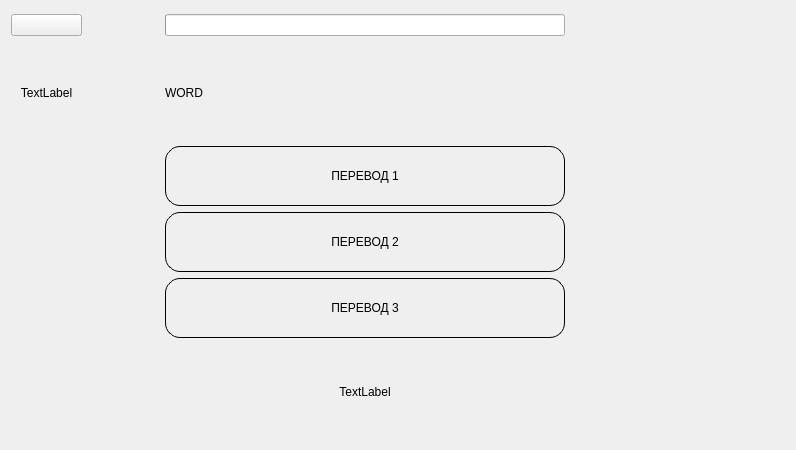
<?xml version="1.0" encoding="UTF-8"?>
<ui version="4.0">
 <class>QuizWidget</class>
 <widget class="QWidget" name="QuizWidget">
  <property name="geometry">
   <rect>
    <x>0</x>
    <y>0</y>
    <width>796</width>
    <height>450</height>
   </rect>
  </property>
  <property name="windowTitle">
   <string>Form</string>
  </property>
  <layout class="QGridLayout" name="gridLayout">
   <item row="0" column="0">
    <widget class="QPushButton" name="backButton">
     <property name="styleSheet">
      <string notr="true"/>
     </property>
     <property name="text">
      <string/>
     </property>
    </widget>
   </item>
   <item row="0" column="1">
    <widget class="QLabel" name="cntCorrectLabel">
     <property name="styleSheet">
      <string notr="true">font: 24pt &quot;Academy Engraved LET&quot;;</string>
     </property>
     <property name="text">
      <string>&lt;html&gt;&lt;head/&gt;&lt;body&gt;&lt;p align=&quot;center&quot;&gt;&lt;br/&gt;&lt;/p&gt;&lt;/body&gt;&lt;/html&gt;</string>
     </property>
    </widget>
   </item>
   <item row="0" column="2">
    <widget class="QProgressBar" name="progressBar">
     <property name="maximum">
      <number>10</number>
     </property>
     <property name="value">
      <number>0</number>
     </property>
     <property name="format">
      <string/>
     </property>
    </widget>
   </item>
   <item row="0" column="4">
    <widget class="QLabel" name="cntAllLabel">
     <property name="styleSheet">
      <string notr="true">font: 24pt &quot;Academy Engraved LET&quot;;</string>
     </property>
     <property name="text">
      <string/>
     </property>
    </widget>
   </item>
   <item row="1" column="0">
    <widget class="QLabel" name="timeLabel">
     <property name="styleSheet">
      <string notr="true">font: 18pt &quot;PT Mono&quot;;</string>
     </property>
     <property name="text">
      <string>TextLabel</string>
     </property>
     <property name="alignment">
      <set>Qt::AlignCenter</set>
     </property>
    </widget>
   </item>
   <item row="1" column="2">
    <widget class="QLabel" name="curWordLabel">
     <property name="toolTip">
      <string>&lt;html&gt;&lt;head/&gt;&lt;body&gt;&lt;p align=&quot;center&quot;&gt;&lt;br/&gt;&lt;/p&gt;&lt;/body&gt;&lt;/html&gt;</string>
     </property>
     <property name="whatsThis">
      <string>&lt;html&gt;&lt;head/&gt;&lt;body&gt;&lt;p align=&quot;center&quot;&gt;&lt;br/&gt;&lt;/p&gt;&lt;/body&gt;&lt;/html&gt;</string>
     </property>
     <property name="styleSheet">
      <string notr="true">font: 40pt &quot;PT Mono&quot;;</string>
     </property>
     <property name="text">
      <string>WORD</string>
     </property>
    </widget>
   </item>
   <item row="2" column="0" colspan="2">
    <spacer name="horizontalSpacer">
     <property name="orientation">
      <enum>Qt::Horizontal</enum>
     </property>
     <property name="sizeHint" stdset="0">
      <size>
       <width>148</width>
       <height>20</height>
      </size>
     </property>
    </spacer>
   </item>
   <item row="2" column="2">
    <widget class="QPushButton" name="translationButton1">
     <property name="minimumSize">
      <size>
       <width>400</width>
       <height>60</height>
      </size>
     </property>
     <property name="styleSheet">
      <string notr="true">font: 24pt &quot;YuGothic&quot;;
border-radius: 15;
border: 1px solid black;
</string>
     </property>
     <property name="text">
      <string>ПЕРЕВОД 1</string>
     </property>
    </widget>
   </item>
   <item row="2" column="3">
    <spacer name="horizontalSpacer_4">
     <property name="orientation">
      <enum>Qt::Horizontal</enum>
     </property>
     <property name="sizeHint" stdset="0">
      <size>
       <width>170</width>
       <height>20</height>
      </size>
     </property>
    </spacer>
   </item>
   <item row="3" column="0" colspan="2">
    <spacer name="horizontalSpacer_2">
     <property name="orientation">
      <enum>Qt::Horizontal</enum>
     </property>
     <property name="sizeHint" stdset="0">
      <size>
       <width>148</width>
       <height>20</height>
      </size>
     </property>
    </spacer>
   </item>
   <item row="3" column="2">
    <widget class="QPushButton" name="translationButton2">
     <property name="minimumSize">
      <size>
       <width>400</width>
       <height>60</height>
      </size>
     </property>
     <property name="styleSheet">
      <string notr="true">font: 24pt &quot;YuGothic&quot;;
border-radius: 15;
border: 1px solid black;</string>
     </property>
     <property name="text">
      <string>ПЕРЕВОД 2</string>
     </property>
    </widget>
   </item>
   <item row="3" column="3">
    <spacer name="horizontalSpacer_5">
     <property name="orientation">
      <enum>Qt::Horizontal</enum>
     </property>
     <property name="sizeHint" stdset="0">
      <size>
       <width>170</width>
       <height>20</height>
      </size>
     </property>
    </spacer>
   </item>
   <item row="4" column="0" colspan="2">
    <spacer name="horizontalSpacer_3">
     <property name="orientation">
      <enum>Qt::Horizontal</enum>
     </property>
     <property name="sizeHint" stdset="0">
      <size>
       <width>148</width>
       <height>20</height>
      </size>
     </property>
    </spacer>
   </item>
   <item row="4" column="2">
    <widget class="QPushButton" name="translationButton3">
     <property name="minimumSize">
      <size>
       <width>400</width>
       <height>60</height>
      </size>
     </property>
     <property name="styleSheet">
      <string notr="true">font: 24pt &quot;YuGothic&quot;;
border-radius: 15;
border: 1px solid black;</string>
     </property>
     <property name="text">
      <string>ПЕРЕВОД 3</string>
     </property>
    </widget>
   </item>
   <item row="4" column="3">
    <spacer name="horizontalSpacer_6">
     <property name="orientation">
      <enum>Qt::Horizontal</enum>
     </property>
     <property name="sizeHint" stdset="0">
      <size>
       <width>170</width>
       <height>20</height>
      </size>
     </property>
    </spacer>
   </item>
   <item row="5" column="2">
    <widget class="QLabel" name="remainderLabel">
     <property name="styleSheet">
      <string notr="true">font: 18pt &quot;PT Mono&quot;;</string>
     </property>
     <property name="text">
      <string>TextLabel</string>
     </property>
     <property name="alignment">
      <set>Qt::AlignCenter</set>
     </property>
    </widget>
   </item>
  </layout>
 </widget>
 <resources/>
 <connections/>
</ui>
